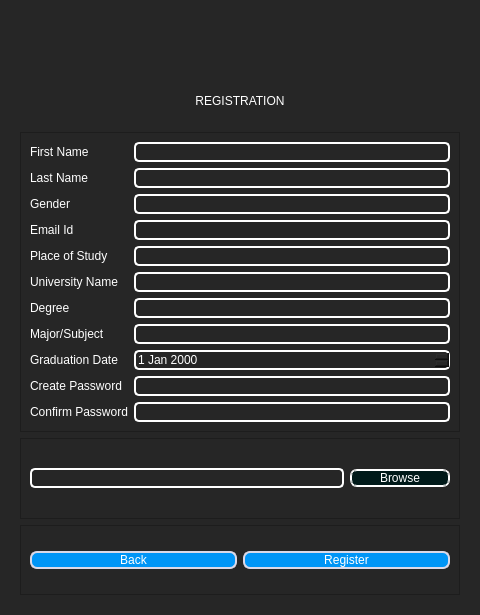
<?xml version="1.0" encoding="UTF-8"?>
<ui version="4.0">
 <class>Dialog</class>
 <widget class="QDialog" name="Dialog">
  <property name="geometry">
   <rect>
    <x>0</x>
    <y>0</y>
    <width>480</width>
    <height>615</height>
   </rect>
  </property>
  <property name="sizePolicy">
   <sizepolicy hsizetype="Preferred" vsizetype="Preferred">
    <horstretch>0</horstretch>
    <verstretch>0</verstretch>
   </sizepolicy>
  </property>
  <property name="minimumSize">
   <size>
    <width>0</width>
    <height>0</height>
   </size>
  </property>
  <property name="maximumSize">
   <size>
    <width>16777215</width>
    <height>16777215</height>
   </size>
  </property>
  <property name="windowTitle">
   <string>Dialog</string>
  </property>
  <property name="styleSheet">
   <string notr="true">background-color: #262626;	
color: rgb(255, 255, 255);</string>
  </property>
  <layout class="QVBoxLayout" name="verticalLayout">
   <item>
    <widget class="QFrame" name="header">
     <property name="maximumSize">
      <size>
       <width>16777215</width>
       <height>50</height>
      </size>
     </property>
     <property name="frameShape">
      <enum>QFrame::NoFrame</enum>
     </property>
     <property name="frameShadow">
      <enum>QFrame::Plain</enum>
     </property>
    </widget>
   </item>
   <item>
    <widget class="QFrame" name="body">
     <property name="styleSheet">
      <string notr="true">QLineEdit {
	border: 2px solid white;
	border-radius: 5px;
}</string>
     </property>
     <property name="frameShape">
      <enum>QFrame::NoFrame</enum>
     </property>
     <property name="frameShadow">
      <enum>QFrame::Plain</enum>
     </property>
     <layout class="QVBoxLayout" name="verticalLayout_2">
      <item>
       <widget class="QLabel" name="registerLabel">
        <property name="maximumSize">
         <size>
          <width>16777215</width>
          <height>50</height>
         </size>
        </property>
        <property name="styleSheet">
         <string notr="true">QLabel {
	font: 22pt &quot;Lucida Sans&quot;;
}
</string>
        </property>
        <property name="text">
         <string>&lt;html&gt;&lt;head/&gt;&lt;body&gt;&lt;p align=&quot;center&quot;&gt;REGISTRATION&lt;/p&gt;&lt;/body&gt;&lt;/html&gt;</string>
        </property>
       </widget>
      </item>
      <item>
       <widget class="QFrame" name="frame_2">
        <property name="styleSheet">
         <string notr="true">QLabel {
	font: 13pt &quot;Lucida Sans&quot;;
}
QLineEdit {
	border: 2px solid white;
	border-radius: 5px;
}
QDateEdit {
	border: 2px solid white;
	border-radius: 5px;
}
QComboBox {
	border: 2px solid white;
	border-radius: 5px;
}</string>
        </property>
        <property name="frameShape">
         <enum>QFrame::StyledPanel</enum>
        </property>
        <property name="frameShadow">
         <enum>QFrame::Raised</enum>
        </property>
        <layout class="QFormLayout" name="formLayout">
         <item row="0" column="0">
          <widget class="QLabel" name="firstNameLabel">
           <property name="styleSheet">
            <string notr="true"/>
           </property>
           <property name="text">
            <string>First Name</string>
           </property>
           <property name="buddy">
            <cstring>firstNameInput</cstring>
           </property>
          </widget>
         </item>
         <item row="0" column="1">
          <widget class="QLineEdit" name="firstNameInput"/>
         </item>
         <item row="1" column="0">
          <widget class="QLabel" name="lastNameLabel">
           <property name="text">
            <string>Last Name</string>
           </property>
           <property name="buddy">
            <cstring>lastNameInput</cstring>
           </property>
          </widget>
         </item>
         <item row="1" column="1">
          <widget class="QLineEdit" name="lastNameInput"/>
         </item>
         <item row="2" column="0">
          <widget class="QLabel" name="genderLabel">
           <property name="text">
            <string>Gender</string>
           </property>
           <property name="buddy">
            <cstring>genderInput</cstring>
           </property>
          </widget>
         </item>
         <item row="2" column="1">
          <widget class="QLineEdit" name="genderInput"/>
         </item>
         <item row="3" column="0">
          <widget class="QLabel" name="emailIdLabel">
           <property name="text">
            <string>Email Id</string>
           </property>
           <property name="buddy">
            <cstring>emailIdInput</cstring>
           </property>
          </widget>
         </item>
         <item row="3" column="1">
          <widget class="QLineEdit" name="emailIdInput"/>
         </item>
         <item row="4" column="0">
          <widget class="QLabel" name="placeOfStudyLabel">
           <property name="text">
            <string>Place of Study</string>
           </property>
           <property name="buddy">
            <cstring>placeOfStudyInput</cstring>
           </property>
          </widget>
         </item>
         <item row="4" column="1">
          <widget class="QLineEdit" name="placeOfStudyInput"/>
         </item>
         <item row="5" column="0">
          <widget class="QLabel" name="universityNameLabel">
           <property name="text">
            <string>University Name</string>
           </property>
           <property name="buddy">
            <cstring>universityNameInput</cstring>
           </property>
          </widget>
         </item>
         <item row="5" column="1">
          <widget class="QLineEdit" name="universityNameInput"/>
         </item>
         <item row="6" column="0">
          <widget class="QLabel" name="degreeLabel">
           <property name="text">
            <string>Degree</string>
           </property>
           <property name="buddy">
            <cstring>degreeInput</cstring>
           </property>
          </widget>
         </item>
         <item row="6" column="1">
          <widget class="QLineEdit" name="degreeInput"/>
         </item>
         <item row="7" column="0">
          <widget class="QLabel" name="majorLabel">
           <property name="text">
            <string>Major/Subject</string>
           </property>
           <property name="buddy">
            <cstring>majorInput</cstring>
           </property>
          </widget>
         </item>
         <item row="7" column="1">
          <widget class="QLineEdit" name="majorInput">
           <property name="enabled">
            <bool>false</bool>
           </property>
           <property name="sizePolicy">
            <sizepolicy hsizetype="Preferred" vsizetype="Preferred">
             <horstretch>0</horstretch>
             <verstretch>0</verstretch>
            </sizepolicy>
           </property>
          </widget>
         </item>
         <item row="8" column="0">
          <widget class="QLabel" name="graduationDateLabel">
           <property name="text">
            <string>Graduation Date</string>
           </property>
           <property name="buddy">
            <cstring>graduationDateInput</cstring>
           </property>
          </widget>
         </item>
         <item row="8" column="1">
          <widget class="QDateEdit" name="graduationDateInput"/>
         </item>
         <item row="9" column="0">
          <widget class="QLabel" name="createPasswordLabel">
           <property name="styleSheet">
            <string notr="true"/>
           </property>
           <property name="text">
            <string>Create Password</string>
           </property>
           <property name="alignment">
            <set>Qt::AlignLeading|Qt::AlignLeft|Qt::AlignVCenter</set>
           </property>
           <property name="buddy">
            <cstring>createPasswordInput</cstring>
           </property>
          </widget>
         </item>
         <item row="9" column="1">
          <widget class="QLineEdit" name="createPasswordInput">
           <property name="styleSheet">
            <string notr="true"/>
           </property>
          </widget>
         </item>
         <item row="10" column="0">
          <widget class="QLabel" name="confirmPasswordLabel">
           <property name="styleSheet">
            <string notr="true"/>
           </property>
           <property name="text">
            <string>Confirm Password</string>
           </property>
           <property name="alignment">
            <set>Qt::AlignCenter</set>
           </property>
           <property name="buddy">
            <cstring>confirmPasswordInput</cstring>
           </property>
          </widget>
         </item>
         <item row="10" column="1">
          <widget class="QLineEdit" name="confirmPasswordInput">
           <property name="styleSheet">
            <string notr="true"/>
           </property>
          </widget>
         </item>
        </layout>
       </widget>
      </item>
      <item>
       <widget class="QFrame" name="frame">
        <property name="frameShape">
         <enum>QFrame::StyledPanel</enum>
        </property>
        <property name="frameShadow">
         <enum>QFrame::Raised</enum>
        </property>
        <layout class="QHBoxLayout" name="horizontalLayout_2">
         <item>
          <widget class="QLineEdit" name="browseInput"/>
         </item>
         <item>
          <widget class="QPushButton" name="browseButton">
           <property name="minimumSize">
            <size>
             <width>100</width>
             <height>0</height>
            </size>
           </property>
           <property name="styleSheet">
            <string notr="true">QPushButton{
	background-color: rgb(0, 25, 25);
	font: 12pt &quot;Lucida Sans&quot;;
	border-width: 2px;	
	border-style: groove;
	padding-left: 10px;
	padding-right: 10px;
	border-radius: 7px;
}</string>
           </property>
           <property name="text">
            <string>Browse</string>
           </property>
          </widget>
         </item>
        </layout>
       </widget>
      </item>
      <item>
       <widget class="QFrame" name="frame_6">
        <property name="maximumSize">
         <size>
          <width>16777215</width>
          <height>70</height>
         </size>
        </property>
        <property name="frameShape">
         <enum>QFrame::StyledPanel</enum>
        </property>
        <property name="frameShadow">
         <enum>QFrame::Raised</enum>
        </property>
        <layout class="QHBoxLayout" name="horizontalLayout">
         <item>
          <widget class="QPushButton" name="backButton">
           <property name="styleSheet">
            <string notr="true">QPushButton{
	background-color: rgb(0, 149, 246);
	font: 12pt &quot;Lucida Sans&quot;;
	border-width: 2px;	
	border-color: #DBD9E8;
	border-style: solid;
	padding-left: 10px;
	padding-right: 10px;
	border-radius: 7px;
}</string>
           </property>
           <property name="text">
            <string>Back</string>
           </property>
          </widget>
         </item>
         <item>
          <widget class="QPushButton" name="registerButton">
           <property name="layoutDirection">
            <enum>Qt::LeftToRight</enum>
           </property>
           <property name="styleSheet">
            <string notr="true">QPushButton{
	background-color: rgb(0, 149, 246);
	font: 12pt &quot;Lucida Sans&quot;;
	border-width: 2px;	
	border-color: #DBD9E8;
	border-style: solid;
	padding-left: 10px;
	padding-right: 10px;
	border-radius: 7px;
}</string>
           </property>
           <property name="text">
            <string>Register</string>
           </property>
          </widget>
         </item>
        </layout>
       </widget>
      </item>
     </layout>
    </widget>
   </item>
  </layout>
 </widget>
 <tabstops>
  <tabstop>firstNameInput</tabstop>
  <tabstop>lastNameInput</tabstop>
  <tabstop>genderInput</tabstop>
  <tabstop>emailIdInput</tabstop>
  <tabstop>placeOfStudyInput</tabstop>
  <tabstop>universityNameInput</tabstop>
  <tabstop>degreeInput</tabstop>
  <tabstop>majorInput</tabstop>
  <tabstop>graduationDateInput</tabstop>
  <tabstop>createPasswordInput</tabstop>
  <tabstop>confirmPasswordInput</tabstop>
  <tabstop>registerButton</tabstop>
 </tabstops>
 <resources/>
 <connections/>
</ui>
